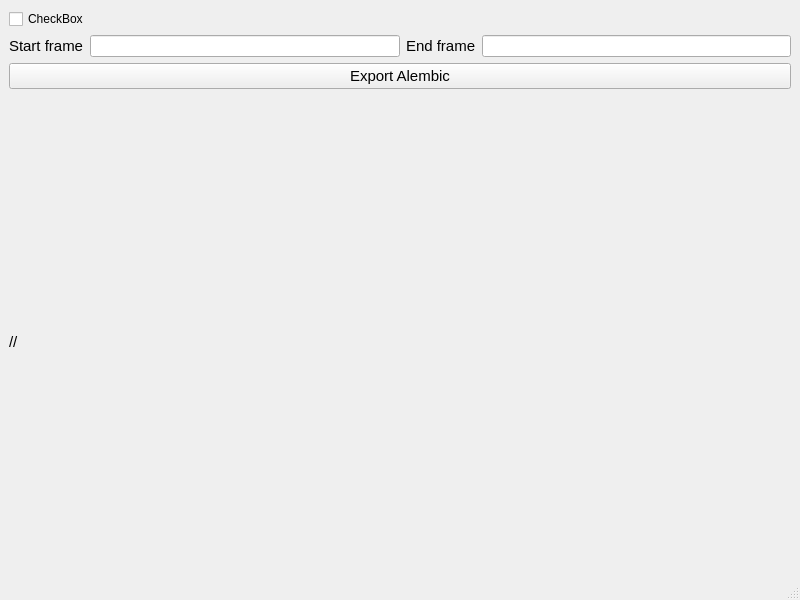
<?xml version="1.0" encoding="UTF-8"?>
<ui version="4.0">
 <class>window_alembicExport</class>
 <widget class="QMainWindow" name="window_alembicExport">
  <property name="geometry">
   <rect>
    <x>0</x>
    <y>0</y>
    <width>800</width>
    <height>600</height>
   </rect>
  </property>
  <property name="windowTitle">
   <string>MKF_alembicExport</string>
  </property>
  <widget class="QWidget" name="lyt_main">
   <layout class="QVBoxLayout" name="verticalLayout">
    <item>
     <layout class="QVBoxLayout" name="lyt_vertical_references">
      <property name="topMargin">
       <number>0</number>
      </property>
      <item>
       <widget class="QCheckBox" name="checkBox">
        <property name="text">
         <string>CheckBox</string>
        </property>
       </widget>
      </item>
     </layout>
    </item>
    <item>
     <layout class="QGridLayout" name="lyt_middle">
      <item row="1" column="0">
       <widget class="QLabel" name="lbl_startFrame">
        <property name="font">
         <font>
          <pointsize>11</pointsize>
         </font>
        </property>
        <property name="text">
         <string>Start frame</string>
        </property>
       </widget>
      </item>
      <item row="1" column="2">
       <widget class="QLabel" name="lbl_endFrame">
        <property name="font">
         <font>
          <pointsize>11</pointsize>
         </font>
        </property>
        <property name="text">
         <string>End frame</string>
        </property>
       </widget>
      </item>
      <item row="1" column="1">
       <widget class="QLineEdit" name="txt_startFrame"/>
      </item>
      <item row="1" column="3">
       <widget class="QLineEdit" name="txt_endFrame"/>
      </item>
     </layout>
    </item>
    <item>
     <layout class="QVBoxLayout" name="lyt_vertical_bottom">
      <item>
       <widget class="QPushButton" name="btn_exportAlembic">
        <property name="font">
         <font>
          <pointsize>11</pointsize>
         </font>
        </property>
        <property name="text">
         <string>Export Alembic</string>
        </property>
       </widget>
      </item>
      <item>
       <spacer name="spc_bottom">
        <property name="orientation">
         <enum>Qt::Horizontal</enum>
        </property>
        <property name="sizeHint" stdset="0">
         <size>
          <width>40</width>
          <height>20</height>
         </size>
        </property>
       </spacer>
      </item>
      <item>
       <widget class="QLabel" name="lbl_status">
        <property name="font">
         <font>
          <pointsize>11</pointsize>
         </font>
        </property>
        <property name="text">
         <string>//</string>
        </property>
       </widget>
      </item>
     </layout>
    </item>
   </layout>
  </widget>
  <widget class="QMenuBar" name="menubar">
   <property name="geometry">
    <rect>
     <x>0</x>
     <y>0</y>
     <width>800</width>
     <height>21</height>
    </rect>
   </property>
  </widget>
  <widget class="QStatusBar" name="statusbar"/>
 </widget>
 <resources/>
 <connections/>
</ui>
